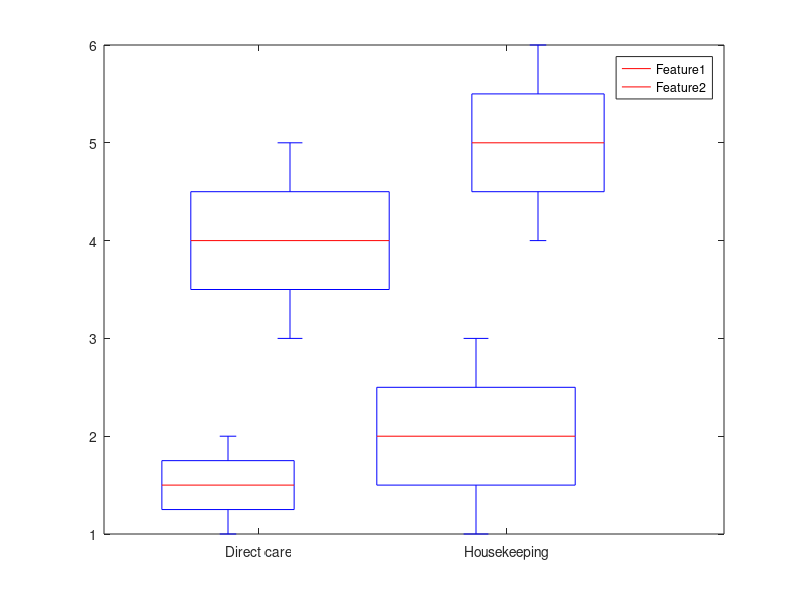

This chart was generated by the following MATLAB code:
x = [1,2,3,4,5,1,2,3,4,6];
group = [1,1,2,2,2,3,3,3,4,4];
positions = [1 1.25 2 2.25];
boxplot(x,group, 'positions', positions);

set(gca,'xtick',[mean(positions(1:2)) mean(positions(3:4)) ])
set(gca,'xticklabel',{'Direct care','Housekeeping'})

color = ['c', 'y', 'c', 'y'];
h = findobj(gca,'Tag','Box');
for j=1:length(h)
   patch(get(h(j),'XData'),get(h(j),'YData'),color(j),'FaceAlpha',.5);
end

c = get(gca, 'Children');

hleg1 = legend(c(1:2), 'Feature1', 'Feature2' );

%% pandora ozone and NO2 timeseries
% load('/home/kristof/work/documents/conferences/Pandora_workshop_2019/data/all_2019.mat')
% 
% figure
% ut_o3(ut_o3.mjd2k<7020,:)=[];
% ut_no2(ut_no2.mjd2k<7020,:)=[];
% 
% plot(ut_o3.DateTime,ut_o3.mean_vcd,'ks','markersize',8), hold on
% 
% ind=brewer_ds.Serial_NO==111;
% plot(brewer_ds.DateTime(ind),brewer_ds.ColumnO3(ind),'b.','markersize',12)
% 
% plot(Pandora_o3.DateTime,Pandora_o3.O3_VCD,'r.','markersize',12)
% 
% xlabel('Date, 2019 [UTC]')
% ylabel('O_3 VCD [DU]')
% 
% legend('UT-GBS am/pm','Brewer #111','Pandora #144')
% 
% figure
% plot(ut_no2.DateTime,ut_no2.mean_vcd,'ks','markersize',8), hold on
% 
% ind=find(Pandora_no2.RMS<=6e-4 & Pandora_no2.INT<=200);
% 
% Pandora_no2=Pandora_no2(ind,:);
% 
% plot(Pandora_no2.DateTime,Pandora_no2.NO2_VCD,'c.','markersize',6)
% 
% [ft,years]=fracdate(Pandora_no2.DateTime);
% Pandora_no2.mjd2k=ft_to_mjd2k(ft,years);
% 
% Pandora_no2.tot_col=Pandora_no2.NO2_VCD;
% Pandora_no2.tot_col_err=Pandora_no2.NO2_VCD_err;
% Pandora_no2.sza=Pandora_no2.SZA;
% 
% [ vcd1, vcd2, ~, ~, times]=find_coincidences_time( ut_no2, Pandora_no2, 3);
% 
% plot(mjd2k_to_date(times),vcd2,'r.','markersize',12)
% 
% 
% xlabel('Date, 2019 [UTC]')
% ylabel('NO_2 VCD [DU]')
% 
% legend('UT-GBS am/pm','Pandora #144 all','Pandora #144 paired',...
%        'location','southeast')

%% SI contactfor FLEXPART back trajectories
% for age=[1,2,0,20]
%     age
%     for bt_len=1:5
%         bt_len
%         get_SI_contact(bt_len,age)
%     end
% end

%% check if FLEXPART to EASE grid mapping works
% load('/home/kristof/work/BEEs/sea_ice_data/EASE_grid_SI_age.mat')
% load('/home/kristof/berg/FLEXPART_10.02/grid_data/fine_FLEXPART_mesh.mat')
% 
% % surf(age(:,:,1)','EdgeColor','None', 'facecolor', 'flat');
% % view(2)
% % xlim([0,722])
% % ylim([0,722])
% 
% age=age(:,:,1)';
% lat_age=lat_age';
% lon_age=lon_age';
% lon_age(lon_age<0)=lon_age(lon_age<0)+360;
% 
% % ic=339;
% % ir=196;
% % 
% % lin_ind=ir+((ic-1)*722);
% % 
% % [row,col]=find(FP_fine_mask==lin_ind);
% % disp([mean(lat_FP_fine(row)), mean(lon_FP_fine(col))]);
% % disp([lat_age(ir,ic),lon_age(ir,ic)])
% % disp([lat_age(lin_ind),lon_age(lin_ind)])
% tic
% fysi=find(age==1);
% 
% % disp([mean(lat_age(fysi)), mean(lon_age(fysi))]);
% x=ismember(FP_fine_mask,fysi);
% 
% % disp([mean(lat_FP_mesh(x)),mean(lon_FP_mesh(x))]);
% toc

%% 0.5 deg in longitude as a function of latitude
% 
% R_e = 6378.1;
% circ=2*R_e*pi;
% 
% lats=0:90;
% 
% dists=(2*pi*(R_e*sind(90-lats)))/720;
% 
% areaint([80,80,79.5,79.5],[-86.5,-86,-86,-86.5])*(4*pi*R_e^2)
%
%% plot SI age
%
% load('EASE_grid_SI_age.mat')
% 
% age(age==0)=NaN;
% 
% age(age>1 & age<10)=15;
% 
% for i=1:208
%     
%     if date_age.Month(i)<3
%         continue
%     elseif date_age.Month(i)>5
%         continue
%     end
%     
%     surf(fliplr(age(:,:,i)),'EdgeColor','None', 'facecolor', 'flat');
%     view(2)
%     xlim([0,722])
%     ylim([0,722])
%     title(datestr(date_age(i)))
%     try
%         tmp=1;
%         while tmp % loop so key presses (return 1) are not accepted
%             tmp=waitforbuttonpress;
%         end
%     catch
%         % returns error if figure is closed, exit when that happens
%         return
%     end
% end

%% CINDI-2 profiling version comparison
% 
% species='tracegas';
% 
% figure
% load(['/home/kristof/work/profile_retrievals/profile_results/CINDI-2/matlab_files',...
%      '/medianDSCD_uv_v2_all/',species,'/medianDSCD_uv_v2_all_all.mat'])
% 
% uv_v2=prof_nd(1,:);
%  
% plot(times,prof_nd(1,:),'ko'), hold on 
%  
% load(['/home/kristof/work/profile_retrievals/profile_results/CINDI-2/matlab_files',...
%      '/medianDSCD_uv_v3_all/',species,'/medianDSCD_uv_v3_all_all.mat'])
% 
% uv_v3=prof_nd(1,:);
%  
% plot(times,prof_nd(1,:),'rx'), hold on 
% 
% figure
% load(['/home/kristof/work/profile_retrievals/profile_results/CINDI-2/matlab_files',...
%      '/medianDSCD_vis_v2_all/',species,'/medianDSCD_vis_v2_all_all.mat'])
% 
% vis_v2=prof_nd(1,:);
% 
% plot(times,prof_nd(1,:),'ko'), hold on 
%  
% load(['/home/kristof/work/profile_retrievals/profile_results/CINDI-2/matlab_files',...
%      '/medianDSCD_vis_v3_all/',species,'/medianDSCD_vis_v3_all_all.mat'])
% 
% vis_v3=prof_nd(1,:);
% 
% plot(times,prof_nd(1,:),'rx'), hold on 
% 
% % ind=(times.Day<16 | times.Day>18);
% ind=(times.Day<30);
% 
% mean((uv_v3(ind)./uv_v2(ind))-1)*100
% mean((vis_v3(ind)./vis_v2(ind))-1)*100

%% OClO plots
% 
% % ind=(oclo_2017.SZA>86 & oclo_2017.SZA<92);
% % plot(oclo_2017.Fractionalday(ind),oclo_2017.NO2SlColoclo(ind),'ro'), hold on
% % 
% % ind=(oclo_2018.SZA>86 & oclo_2018.SZA<92);
% % plot(oclo_2018.Fractionalday(ind),oclo_2018.NO2SlColoclo(ind),'bx'), hold on
% % 
% % ind=(oclo_2019.SZA>86 & oclo_2019.SZA<92);
% % plot(oclo_2019.Fractionalday(ind),oclo_2019.NO2SlColoclo(ind),'g+'), hold on
% 
% figure
% ind=(oclo_2017.SZA>86 & oclo_2017.SZA<92);
% plot(oclo_2017.Fractionalday(ind),oclo_2017.NO2RMS(ind),'ro'), hold on
% 
% ind=(oclo_2018.SZA>86 & oclo_2018.SZA<92);
% plot(oclo_2018.Fractionalday(ind),oclo_2018.NO2RMS(ind),'bx'), hold on
% 
% ind=(oclo_2019.SZA>86 & oclo_2019.SZA<92);
% plot(oclo_2019.Fractionalday(ind),oclo_2019.NO2RMS(ind),'g+'), hold on

%% globe plots
% load coast
% figure
% hold on
% ax=axesm('MapProjection','globe');
% axis off
% gridm on
% framem on
% 
% % mlabel on
% plabel on;
% setm(gca,'MLabelParallel',50)
% % setm(gca,'PLabelMeridian',180)
% % setm(gca,'MLabelParallel',0)
% 
% for i=1:36
%     geoshow(ax, [0,90,0,0], [10*i,10*i,10*i-10,10*i],'DisplayType','polygon',...
%             'facecolor','w', 'edgecolor','w')
% end
% 
% geoshow(ax, lat, long,'DisplayType', 'polygon', 'FaceColor', [0.7,0.7,0.7])
% 
% view(4,80)
% zoom(2.7)

%% plot flexpart release boxes
% load coast
% ax = worldmap([79,82], [-92.4,-80.4]);
% geoshow(ax, lat, long,'DisplayType', 'polygon', 'FaceColor', [0.7,0.7,0.7]), hold on
% 
% % Erik, for columns
% plotm([79.55,80.55],[-86.92,-86.92],'k-')
% plotm([79.55,80.55],[-85.92,-85.92],'k-')
% plotm([80.55,80.55],[-85.92,-86.92],'k-')
% plotm([79.55,79.55],[-85.92,-86.92],'k-')
% 
% % Kristof, for MAX-DOAS BrO
% plotm([79.85,80.65],[-87.92,-87.92],'b-')
% plotm([79.85,80.65],[-84.92,-84.92],'b-')
% plotm([80.65,80.65],[-84.92,-87.92],'b-')
% plotm([79.85,79.85],[-84.92,-87.92],'b-')
% 
% plotm(80.053,-86.416,'ro')

%% test reading in flexpart data
% cc={'r','g','b','y','c'};
% for i=0:4
%     plotm(trajectories(:,18+i*5),trajectories(:,17+i*5),cc{i+1},'linewidth',2)
% end

% for i=2:2:72
%     tracer_plot=tracer(:,:,i)';
%     tracer_plot(tracer_plot==0)=NaN;
% 
%     clf
% %     ax = worldmap([70,85], [-126.4,-46.4]);
%     ax = worldmap([70,90], [-146.4,-26.4]);
%     geoshow(ax, lat, long,'DisplayType', 'polygon', 'FaceColor', [0.7,0.7,0.7]);
% 
%     surfm(latitude,longitude,tracer_plot,'facecolor', 'interp','facealpha',0.8);
%     colormap(flipud(hot))
%     cb = colorbar();
%     cb.Ruler.Scale = 'log';
%     cb.Ruler.MinorTick = 'on';
%     
%     % pause loop until figure is clicked on
%     try
%         tmp=1;
%         while tmp % loop so key presses (return 1) are not accepted
%             tmp=waitforbuttonpress;
%         end
%     catch
%         % returns error if figure is closed, exit when that happens
%         return
%     end
%     
% end

%% compare 2011 BrO profiles retrieved using different a priori
% cd('/home/kristof/work/profile_retrievals/profile_results')
% dirnames={'_+1_elev_corr','_double_scaleh','_bolz'};
% plot_symb={'ks','rx','bo','g+','cd'};
% 
% load('/home/kristof/work/profile_retrievals/profile_results/xiaoyi_2011_BrO_cols.mat')
% 
% for i=1:length(dirnames)
%     
%     load(['eureka_2011' dirnames{i} '/tracegas/profiles_2011_filt.mat'])
% %     info(times.Day>2,:)=[];
% %     times(times.Day>2,:)=[];
%     if i==1
%         info_orig=info;
%     else
% %         mean((info.col./info_orig.col)-1)*100
% %         mean((info.col-info_orig.col))
%     end
%     
% %     figure
% %     prof(end,1)=30*1e-6;
% %     surf(ft,alt,prof*1e6,'EdgeColor','None', 'facecolor', 'interp'); hold on
% %     view(2)
% %     colorbar
% %     title(dirnames{i})
% 
%     plot(times,info.DOFS,plot_symb{i},'markersize',8), hold on
% %     plot(times,prof(1,:),plot_symb{i}), hold on
% %     try 
% %         mean(dscd.O4meas(dscd.O4meas~=0)-dscd.O4retr(dscd.O4meas~=0))
% %     catch
% %         mean(dscd.meas(dscd.meas~=0)-dscd.retr(dscd.meas~=0))
% %     end
% 
% end
% 
% % plot(xiaoyi_all.DateTime,xiaoyi_all.BrO_VCDmoleccm2,plot_symb{i+1},'markersize',8), hold on
% 
% ll={'my baseline','double scale h','box apriori','from Xiaoyi'};
% legend(ll,'location','best')
% 
% xlabel('Date, 2011 (UTC)')
% ylabel('BrO VCD (molec/cm^2)')
% 
% grid on
% 
% set(gcf, 'Position', [100, 100, 1000, 600])

%% compare 20110404 BrO profiles retrieved using different a priori
% cd('/home/kristof/work/profile_retrievals/profile_results/eureka_2011_tests/tracegas')
% fnames={'_orig','_2km_sh_250m_res','_3km_sh_250m_res','_15ppt','_bolz'};
% plot_symb={'ks','rx','bo','g+','cd'};
% 
% for i=1:length(fnames)
%     
%     load(['20110404' fnames{i} '.mat'])
%     
%     if i==1
%         info_orig=info;
%     else
% %         mean((info.col./info_orig.col)-1)*100
%     end
%     
%     figure
%     prof(end,1)=30*1e-6;
%     surf(ft,alt,prof*1e6,'EdgeColor','None', 'facecolor', 'interp'); hold on
%     view(2)
%     colorbar
%     title(fnames{i})
% 
% %     plot(times,info.col,plot_symb{i}), hold on
%     % plot(times,prof(1,:),plot_symb{i}), hold on
%     % mean(dscd.O4meas(dscd.O4meas~=0)-dscd.O4retr(dscd.O4meas~=0))
% 
% end

% ll={'orig','2km sh','3km sh','15ppt','bolz'};
% legend(ll)

%% compare G and K from my retrieval to one of Xiaoyi's old versions (wholerun 110404)
% new=gain201104041604(:,2:end)*wf201104041604(:,2:end)';
% 
% figure
% for i=1:20
%     plot(new(:,i),[0:0.2:3.8]), hold on
% end
% 
% old=gain201104041610(:,2:end)*wf201104041610(:,2:end)';
% 
% figure
% for i=1:20
%     plot(old(:,i),[0:0.2:3.8]), hold on
% end
% 
% tmp=gain201104041610(:,2:end)*wf201104041604(:,2:end)';
% 
% figure
% for i=1:20
%     plot(tmp(:,i),[0:0.2:3.8]), hold on
% end

%% plot Xiaoyi's 2011 BrO
% load('/home/kristof/work/profile_retrievals/profile_results/xiaoyi_2011_BrO_cols.mat')
% plot(BrOretrieval20110401.Time,BrOretrieval20110401.BrO_VCDmoleccm2,'rx'), hold on
% plot(BrOretrieval20110402.Time,BrOretrieval20110402.BrO_VCDmoleccm2,'rx')
% plot(BrOretrieval20110403.Time,BrOretrieval20110403.BrO_VCDmoleccm2,'rx')
% plot(BrOretrieval20110404.Time,BrOretrieval20110404.BrO_VCDmoleccm2,'rx')
% plot(BrOretrieval20110405.Time,BrOretrieval20110405.BrO_VCDmoleccm2,'rx')


%% write BrO profiles as text file

% % load('profiles_2018_filt.mat');
% % load('tracegas_profiles_2013_normal_aer_only.mat')
% load('profiles_2011_filt.mat');
% 
% prof=prof';
% prof_err=prof_err';
% prof_nd=prof_nd';
% prof_nd_err=prof_nd_err';
% 
% for i=1:length(alt)
%     
%     prof_head{i}=['prof_' num2str(alt(i)*1000) 'm'];
%     prof_err_head{i}=['prof_err_' num2str(alt(i)*1000) 'm'];
%     
% end
% 
% out=array2table([ft,info.DOFS,info.col,info.col_err,prof*1e6,prof_err*1e6],...
%                 'VariableNames',[{'Fractional_time','DOFS','column','column_err'},...
%                 prof_head, prof_err_head]);
%             
% writetable(out,'Eureka_BrO_profiles_ppt_2011','delimiter',',');
% 
% add manually to file:
% # Fractional time is 0 at Jan 1, 00:00
% # Columns are 0-4 km, in molec/cm^2
% # profiles and errors are parts per trillion by volume

%% compare OSIRIS v3 to v6
% 
% figure()
% hold on
% for i=2002:2013
%     v3=sum(osiris_v3.year==i);
%     v6=sum(osiris_v6.year==i);
%     plot(i,v3,'rx')
%     plot(i,v6,'bx')
%     disp([num2str(v3/v6)])
% end
% 
% legend('v3','v6')
% ylim([0,1050])
% xlabel('Year')
% ylabel('N.o. part. cols near Eureka')
% grid on

%% compare DMP values for ACE/DOAS at select altitudes
% day_range=[40.25,80.25];
% ind=find(gbs_o3.fractional_time<day_range(1)-1 | gbs_o3.fractional_time>day_range(2));
% gbs_o3(ind,:)=[];
% 
% figure
% subplot(211)
% plot([0,7000],[1.2,1.2]*1e-4,'k-')
% hold on
% plot([0,7000],[1.6,1.6]*1e-4,'k-')
% 
% plot(ace_fts_o3.mjd2k,ace_fts_o3.spv(:,2),'ko')
% plot(gbs_o3.mjd2k,gbs_o3.spv(:,2),'rx')
% 
% ylim([0.5,2.5]*1e-4)
% 
% subplot(212)
% plot([0,7000],[1.2,1.2]*1e-4,'k-')
% hold on
% plot([0,7000],[1.6,1.6]*1e-4,'k-')
% 
% plot(ace_fts_o3.mjd2k,ace_fts_o3.spv(:,5),'ko')
% plot(gbs_o3.mjd2k,gbs_o3.spv(:,5),'rx')
% 
% ylim([0.5,2.5]*1e-4)

%% plot GBS DMPs by year

% year=2016;
% 
% load(['DOAS_O3_VIS_DMP_table_' num2str(year) '.mat'])
% figure(20)
% clf
% fractional_time(fractional_time>80)=[];
% m_spv=zeros(60,1);
% 
% plot([1.2,1.2]*1e-4,[.8,59.5],'k-','linewidth',1.5), hold on
% plot([1.6,1.6]*1e-4,[.8,59.5],'k-','linewidth',1.5)
% 
% for i=1:length(fractional_time)
%     m_spv=m_spv+dmp_all{i}.spv;
%     plot(dmp_all{i}.spv,dmp_all{i}.alt,'color',[0 0.7 0.7])
% end
% m_spv=m_spv./length(fractional_time); 
% 
% plot(m_spv,fliplr([.8,1.5:59.5]),'k-')
% ylim([13,52])

%% plot ACE DMPs by year
% figure(21)
% clf
% ind=find(dmpstruct.year==year & dmpstruct.fractional_time<80 & ...
%          dmpstruct.lat(30,:)'>75 & dmpstruct.lon(30,:)'>-120 & dmpstruct.lon(30,:)'<-60);
% 
% plot([1.2,1.2]*1e-4,[.8,59.5],'k-','linewidth',1.5), hold on
% plot([1.6,1.6]*1e-4,[.8,59.5],'k-','linewidth',1.5)
% 
% for i=ind
%     
%     plot(dmpstruct.spv(:,i),dmpstruct.altitude_km(:,i),'color',[0 0.7 0.7])
%     
% end
% 
% plot(mean(dmpstruct.spv(:,ind),2),dmpstruct.altitude_km(:,1),'k-')
% ylim([13,52])

%% match ACE DMP bad values to GLC bad values
% 
% [~,ind_dmp,ind_glc]=intersect(dmpstruct.mjd2k, glcstruct.mjd2k);
% 
% dmp_lat=dmpstruct.lat(:,ind_dmp);
% dmp_lon=dmpstruct.lon(:,ind_dmp);
% 
% glc_lat=glcstruct.lat(:,ind_glc);
% glc_lon=glcstruct.lon(:,ind_glc);
% 
% bad_lat=find(abs(mean(glc_lat))>90 | sum(isnan(glc_lat))==150);
% bad_lon=find(abs(mean(glc_lon))>180 | sum(isnan(glc_lon))==150);
% 
% bad_lat2=find(abs(mean(dmp_lat))>90 | sum(isnan(dmp_lat))==75);
% bad_lon2=find(abs(mean(dmp_lon))>180 | sum(isnan(dmp_lon))==75);
% 
% nan_t=find(sum(isnan(dmpstruct.T))==75);
%
%% match all ACE data to DMPs to plot coords of NaN profiles
% nan_t=find(sum(isnan(dmpstruct.T))==75);
% nan_mjd2k=dmpstruct.mjd2k(nan_t);
%
% date=tanstruct.date_mjd-date2mjd(2000,1,1,0,0,0);
% 
% for i=1:length(nan_mjd2k)
%     [tmp,ind]=sort(abs(date-nan_mjd2k(i)));
%     if tmp(1)<1e-4 
%         ind=ind(1);
%         ace_lat(i)=(tanstruct.lat_tangent(ind));
%         ace_lon(i)=(tanstruct.lon_tangent(ind));
%     end
% end
%
% figure()
% load coast
% ax = worldmap([-90,90], [-180,180]);
% geoshow(ax, lat, long,'DisplayType', 'polygon', 'FaceColor', [0.7,0.7,0.7])
% 
% plotm(ace_lat,ace_lon, 'k.')

%% merge UT-GBS VCD batches for VCD reprocessing (for Gaia)
% vt_new=table;
% rcd_new=struct;
% rcd_new.R2=[];
% rcd_new.fd_min=[];
% rcd_new.fd_max=[];
% rcd_new.sza_max=[];
% rcd_new.sza_min=[];
% rcd_new.nbr=[];
% 
% dscd_new=struct;
% dscd_new.fd=[];
% dscd_new.tot_tint=[];
% dscd_new.amf=[];
% 
% for i=11:12
%     
%     load(['UT-GBS_NO2_VCD_2018_' num2str(i) '.mat'])
%     
%     vt_new=[vt_new; VCD_table];
%     rcd_new.R2=[rcd_new.R2; rcd_S.R2];
%     rcd_new.fd_min=[rcd_new.fd_min; rcd_S.fd_min];
%     rcd_new.fd_max=[rcd_new.fd_max; rcd_S.fd_max];
%     rcd_new.sza_min=[rcd_new.sza_min; rcd_S.sza_min];
%     rcd_new.sza_max=[rcd_new.sza_max; rcd_S.sza_max];
%     rcd_new.nbr=[rcd_new.nbr; rcd_S.nbr];
%     
%     dscd_new.fd=[dscd_new.fd; dscd_S.fd];
%     dscd_new.tot_tint=[dscd_new.tot_tint; dscd_S.tot_tint];
%     dscd_new.amf=[dscd_new.amf; dscd_S.amf];
%     
% end
% 
% 
% VCD_table=vt_new;
% rcd_S=rcd_new;
% dscd_S=dscd_new;
% 
% clearvars -except rcd_S VCD_table dscd_S
% 
% save UT-GBS_NO2_VCD_2018_99.mat

%% plot bruker no2 profiles
% ind=find(bruker.sza>=60);
% 
% out=[];
% figure()
% for i=ind'
%     
%     pks = findpeaks(prof(i,:));
%     
%     if length(pks)<=2, continue, end
%     
%     out=[out;[i,bruker.sza(i)]];
%     
%     plot(prof(i,:), alt_km, 'k-'), hold on
%     plot(apriori(i,:), alt_km, 'r--')
% 
%     title(['i = ' num2str(i) ', SZA = ' num2str(bruker.sza(i))])
%     xlim([0,2.5]*1e9)
%     ylim([0,60])
%     legend('profile','a priori')
%     
%     waitforbuttonpress;
% %     pause(0.1)
%     cla;
% 
% end


%% check VCD data filter for each year -- SAOZ data
% % load data manually
% figure(99)
% clf
% [ind_goodvcd,VCD_table_new]=filter_VCD_output( 4, VCD_table, rcd_S, 3, false);
% 
% plot(VCD_table.fd,VCD_table.mean_vcd,'ko'), hold on
% plot(VCD_table_new.fd(ind_goodvcd),VCD_table_new.mean_vcd(ind_goodvcd),'rx',...
%      'linewidth',2,'markersize',10), hold on

% check VCD data filter for each year
% load data manually
% figure(98)
% clf
% [ind_goodvcd,VCD_table_new]=filter_VCD_output( 1, VCD_table, rcd_S, 1, true, true);
% if isempty(ind_goodvcd), return, end
% 
% plot(VCD_table.fd,VCD_table.mean_vcd,'ko'), hold on
% plot(VCD_table_new.fd(ind_goodvcd),VCD_table_new.mean_vcd(ind_goodvcd),'rx',...
%      'linewidth',2,'markersize',10), hold on
%  
% sys=(VCD_table_new.sigma_mean_vcd(ind_goodvcd)./VCD_table_new.mean_vcd(ind_goodvcd))*100;
% rand=(VCD_table_new.std_vcd(ind_goodvcd)./VCD_table_new.mean_vcd(ind_goodvcd))*100;

% % figure(2)
% % subplot(311)
% % plot(VCD_table_new.fd(ind_goodvcd),sys, 'kx')
% % subplot(312)
% % plot(VCD_table_new.fd(ind_goodvcd),rand, 'kx')
% % subplot(313)
% % plot(VCD_table_new.fd(ind_goodvcd),sqrt(sys.^2 + rand.^2), 'kx')
% % 
% % median(sys)
% % median(rand)

%% correct ozone VIS dscds for 2006-2010 PGBS data
% data.orig_O3SlColo3=data.O3SlColo3;
% data.O3SlColo3=data.O3SlColo3+(data.O3SlColX*4.4e18);

%% find files that use function fn in current directory
% fn = 'mjd2k_ft'; % function you want track down
% pp = pwd(); % project path
% d = dir([pp filesep '*.m']); % list M-files in folder. Not recursive
% for k = 1:numel(d);
%    file = d(k).name;
%    h = getcallinfo(file);
%    for n = 1:numel(h) % distinguish calls from subfunctions etc
%       name = h(n).functionPrefix;
%       lines = h(n).calls.fcnCalls.lines(strcmp(h(n).calls.fcnCalls.names, fn));
%       if lines
%          disp(['Function ' fn ' is called by function ' name ' at lines ' num2str(lines)])
%       end
%    end
% end



%% rename table headers
% dscd_uv=NO2uv;
% dscd_uv.Properties.VariableNames{7} = 'NO2_dSCD';
% dscd_uv.Properties.VariableNames{8} = 'NO2_dSCD_Err';
% dscd_uv=[dscd_uv,O4uv(:,7:8)];
% dscd_uv.Properties.VariableNames{9} = 'O4_dSCD';
% dscd_uv.Properties.VariableNames{10} = 'O4_dSCD_Err';
% dscd_uv.NO2_dSCD=dscd_uv.NO2_dSCD*1e15;
% dscd_uv.NO2_dSCD_Err=dscd_uv.NO2_dSCD_Err*1e15;
% dscd_uv.O4_dSCD=dscd_uv.O4_dSCD*1e42;
% dscd_uv.O4_dSCD_Err=dscd_uv.O4_dSCD_Err*1e42;


%% stuff
% for i=15:30:365
%     x=albedo_lookup(80.05, -86.4, 2016, i);
%     y=albedo_lookup(-80.05, -86.4, 2016, i);
%     disp([x,y])
% end



% 
% plot(qdoas_31(:,col_31.fd),(qdoas_31(:,col_31.o3_dscd)-...
%      qdoas_2109(:,col_2109.o3_dscd))./qdoas_31(:,col_31.o3_dscd), 'k.'), hold on
% 

% % % figure(99)
% % % for day=7:21
% % %     fd=x-59+1;
% % % 
% % %     ind=find(fd>day & fd<day+1);
% % % 
% % %     for i=ind
% % %         plot(T_arr(1:400,i)-273,y(1:400)), hold on
% % %     end
% % %     plot([-50,-15],[610,610],'k-')
% % %     
% % %     xlim([-50,-15])
% % %     ylim([0,2000])
% % %     title(['March ' num2str(day)])
% % % 
% % %     k = waitforbuttonpress;
% % %     clf
% % % end
% % % 
% % % figure(1)
% % % subplot(212)


% fd=x-58;
% 
% 
% surf(x,y(1:200)./1000,T_arr(1:200,:)-273,'edgecolor','none')
% 
% view(2)
% colormap('jet')
% colorbar
% 
% xlim([5,25])
% ylim([0,2])

% % % convert times to fractional time
% % [~,ft_opc]=fracdate(time,'dd-eee-yyyy hh:mm:ss');
% % 
% % sm=sum(Dp_data(:,3:5),2);
% % 
% % % bad data, 2017
% % % sm(7554:7567)=[];
% % % ft_opc(7554:7564)=[];
% % 
% % ind=find(sm<1100 & sm>0);
% % 
% % [~,ft_opc]=fracdate(time,'dd-eee-yyyy hh:mm:ss');
% % plot(ft_opc(ind)-59,sm(ind),'linewidth',1.2)
% % 
% % % xlim([7,21.5])
% % xlim([19,23.5])
% % ylim([0,950])
% % ylabel('D_p>1\mum (cm^-^3)')
% % grid on
% % 
